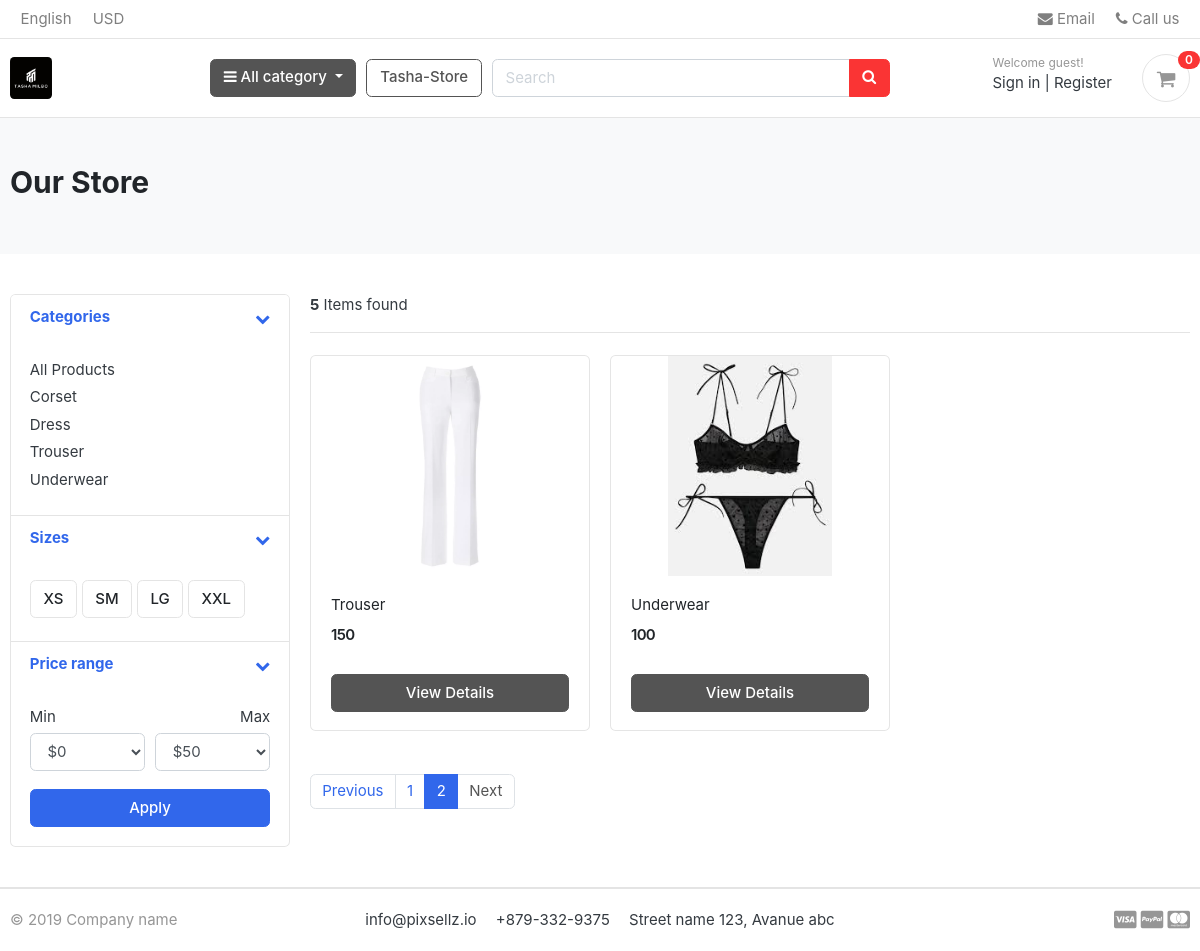
The page /store/?page=2 on the database its author committed.
### category/models.py (models this page shows, shortened)
class Category(models.Model):
    category_name = models.CharField(max_length=50)
    slug = models.SlugField(max_length=100, unique=True)
    description = models.TextField(max_length=255, blank=True)
    cat_image = models.ImageField(upload_to='photos/categories', blank=True)
    class Meta:
        verbose_name = 'category'
        verbose_name_plural = 'categories'
    def get_url(self):
            return reverse('products_by_category', args=[self.slug])

### store/models.py (models this page shows, shortened)
class Product(models.Model):
    product_name = models.CharField(max_length=200, unique=True)
    slug         = models.SlugField(max_length=200, unique=True)
    description  = models.TextField(max_length=500, blank=True)
    price        = models.IntegerField()
    images       = models.ImageField(upload_to='photos/products')
    stock        = models.IntegerField()
    is_available = models.BooleanField(default=True)
    category     = models.ForeignKey(Category, on_delete=models.CASCADE)
    created_date  = models.DateTimeField(auto_now_add=True)
    modified_date= models.DateTimeField(auto_now=True)
    def get_url(self):
        return reverse('product_detail', args=[self.category.slug, self.slug])

### store/views.py (the view)
# urls.py: path('store/', include('store.urls')),
def store(request, category_slug=None):
    categories = None
    products = None
    if category_slug != None:
        categories = get_object_or_404(Category, slug=category_slug)
        products = Product.objects.filter(category=categories, is_available=True)
        paginator = Paginator(products, 3)
        page = request.GET.get('page')
        paged_products = paginator.get_page(page)
        product_count = products.count()
    else:
        products = Product.objects.all().filter(is_available=True).order_by('id')
        paginator = Paginator(products, 3)
        page = request.GET.get('page')
        paged_products = paginator.get_page(page)
        product_count = products.count()
    context = {
    'products': paged_products,
    'product_count': product_count,
    }
    return render(request, 'store/store.html', context)

### carts/context_processors.py (called while the page is built)
def counter(request):
    cart_count = 0
    if 'admin' in request.path:
        return()
    else:
        try:
            cart = Cart.objects.filter(cart_id=_cart_id(request))
            if request.user.is_authenticated:
                cart_items = CartItem.objects.all().filter(user=request.user)
            else:
                cart_items = CartItem.objects.all().filter(cart=cart[:1])
            for cart_item in cart_items:
                cart_count += cart_item.quantity
        except Cart.DoesNotExist:
            cart_count = 0
    return dict(cart_count=cart_count)

### carts/views.py (called while the page is built)
def _cart_id(request):
    cart = request.session.session_key
    if not cart:
        cart = request.session.create()
    return cart

### category/context_processors.py (called while the page is built)
def menu_links(request):
    links = Category.objects.all()
    return dict(links=links)

### templates/store/store.html (shortened to what this page needs)
{% extends 'base.html' %}
{% load static %}
{% block content %}
<section class="section-pagetop bg">
<div class="container">
	{% if 'search' in request.path %}
    <h2 class="title-page">Search Result</h2>
	{% else %}
	  <h2 class="title-page">Our Store</h2>
  {% endif %}
</div>
</section>
<section class="section-content padding-y">
<div class="container">
<div class="row">
	<aside class="col-md-3">
<div class="card">
	<article class="filter-group">
		<header class="card-header">
			<a href="#" data-toggle="collapse" data-target="#collapse_1" aria-expanded="true" class="">
				<i class="icon-control fa fa-chevron-down"></i>
				<h6 class="title">Categories</h6>
			</a>
		</header>
		<div class="filter-content collapse show" id="collapse_1" style="">
			<div class="card-body">
				<ul class="list-menu">
					<li><a href="{% url 'store' %}">All Products</a></li>
					{% for category in links %}
				   <li><a href="{{category.get_url}}">{{category.category_name}}  </a></li>
				  {% endfor %}
				</ul>
			</div>
		</div>
	</article>
	<article class="filter-group">
		<header class="card-header">
			<a href="#" data-toggle="collapse" data-target="#collapse_4" aria-expanded="true" class="">
				<i class="icon-control fa fa-chevron-down"></i>
				<h6 class="title">Sizes </h6>
			</a>
		</header>
		<div class="filter-content collapse show" id="collapse_4" style="">
			<div class="card-body">
			  <label class="checkbox-btn">
			    <span class="btn btn-light"> XS </span>
			  </label>
			  <label class="checkbox-btn">
			    <span class="btn btn-light"> SM </span>
			  </label>
			  <label class="checkbox-btn">
			    <span class="btn btn-light"> LG </span>
			  </label>
			  <label class="checkbox-btn">
			    <span class="btn btn-light"> XXL </span>
			  </label>
		</div>
		</div>
	</article>
	<article class="filter-group">
		<header class="card-header">
			<a href="#" data-toggle="collapse" data-target="#collapse_3" aria-expanded="true" class="">
				<i class="icon-control fa fa-chevron-down"></i>
				<h6 class="title">Price range </h6>
			</a>
		</header>
		<div class="filter-content collapse show" id="collapse_3" style="">
			<div class="card-body">
				<div class="form-row">
				<div class="form-group col-md-6">
				  <label>Min</label>
				  	<select class="mr-2 form-control">
						<option value="0">$0</option>
					</select>
				</div>
				<div class="form-group text-right col-md-6">
				  <label>Max</label>
				  	<select class="mr-2 form-control">
						<option value="50">$50</option>
					</select>
				</div>
				</div>
				<button class="btn btn-block btn-primary">Apply</button>
			</div>
		</div>
	</article>
</div>
	</aside>
	<main class="col-md-9">
<header class="border-bottom mb-4 pb-3">
		<div class="form-inline">
			<span class="mr-md-auto"> <b>{{ product_count }}</b> Items found </span>
		</div>
</header>
<div class="row">
{% if products %}
	{% for product in products %}
	<div class="col-md-4">
		<figure class="card card-product-grid">
			<div class="img-wrap">
				<a href="{{product.get_url}}"><img src="{{ product.images.url }}"></a>
			</div>
			<figcaption class="info-wrap">
				<div class="fix-height">
					<a href="{{product.get_url}}" class="title">{{ product.product_name }}</a>
					<div class="price-wrap mt-2">
						<span class="price">{{ product.price }}</span>
					</div>
				</div>
				<a href="{{product.get_url}}" class="btn btn-block btn-secondary">View Details </a>
			</figcaption>
		</figure>
	</div>
	{% endfor %}
{% else %}
<div>
	<h2>No result found. Please try again.</h2>
</div>
{% endif %}
</div>
<nav class="mt-4" aria-label="Page navigation sample">
	{% if products.has_other_pages %}
  <ul class="pagination">
		{% if products.has_previous %}
    <li class="page-item"><a class="page-link" href="?page={{products.previous_page_number}}">Previous</a></li>
    {% else %}
		<li class="page-item disabled"><a class="page-link" href="#">Previous</a></li>
    {% endif %}
		{% for i in products.paginator.page_range %}
		 {% if products.number == i %}
		  <li class="page-item active"><a class="page-link" href="#">{{i}}</a></li>
			{% else %}
			<li class="page-item"><a class="page-link" href="?page={{i}}">{{i}}</a></li>
			{% endif %}
    {% endfor %}
		{% if products.has_next %}
    <li class="page-item"><a class="page-link" href="?page={{products.next_page_number}}">Next</a></li>
		{% else %}
		<li class="page-item disabled"><a class="page-link" href="#">Next</a></li>
		{% endif %}
  </ul>
	{% endif %}
</nav>
	</main>
</div>
</div>
</section>
{% endblock %}

### greatkart/static/css/ui.css (style rules this page uses)
html { font-family: "Inter", sans-serif; font-size: 15px; }
.img-wrap { text-align: center; display: block; }
.img-wrap img { max-width: 100%; }
.price-wrap { letter-spacing: -0.7px; }
.padding-y { padding-top: 40px; padding-bottom: 40px; }
figure { margin-bottom: 0; }
article:after, .form-group:after { display: block; clear: both; content: ""; }
.bg { background-color: #f8f9fa; }
.title-page { color: #212529; }
.btn-light { background-color: #fff; border-color: #e4e4e4; }
[class*=list-] li:after { visibility: hidden; display: block; content: ""; overflow: hidden; height: 0; clear: both; }
.list-menu { list-style: none; margin: 0; padding-left: 0; }
.list-menu li { margin-bottom: 5px; }
.list-menu a { color: #343a40; }
[class*=card-product] a.title { color: #212529; display: block; }
[class*=card-product] .img-wrap { overflow: hidden; position: relative; }
[class*=card-product] .img-wrap img { height: 100%; max-width: 100%; width: auto; display: inline-block; -o-object-fit: cover; object-fit: cover; }
.card-product-grid { margin-bottom: 20px; }
.card-product-grid .img-wrap { border-radius: 0.2rem 0.2rem 0 0; height: 220px; }
.card-product-grid .info-wrap { overflow: hidden; padding: 18px 20px; }
.card-product-grid .fix-height { height: 80px; overflow: hidden; }
.card .img-wrap { overflow: hidden; }
.price { font-weight: 600; color: #212529; }
.icon-control { margin-top: 5px; float: right; font-size: 80%; }
.card-header .title { margin-bottom: 0; line-height: 1.5; }
.filter-group { border-bottom: 1px solid #e4e4e4; }
.filter-group .card-header { border-bottom: 0; }
.filter-group:last-child { border-bottom: 0; }
.checkbox-btn { position: relative; }
.section-pagetop { padding: 45px 0; }

### rows shown on the page
Category: category_name "Corset"
Category: category_name "Dress"
Category: category_name "Trouser"
Category: category_name "Underwear"
Product: images (picture), product_name "Trouser", price "150"
Product: images (picture), product_name "Underwear", price "100"

### other values the page prints
{{ cart_count }} "0"
{{ product_count }} "5"
{{ i }} "1"
{{ i }} "2"
